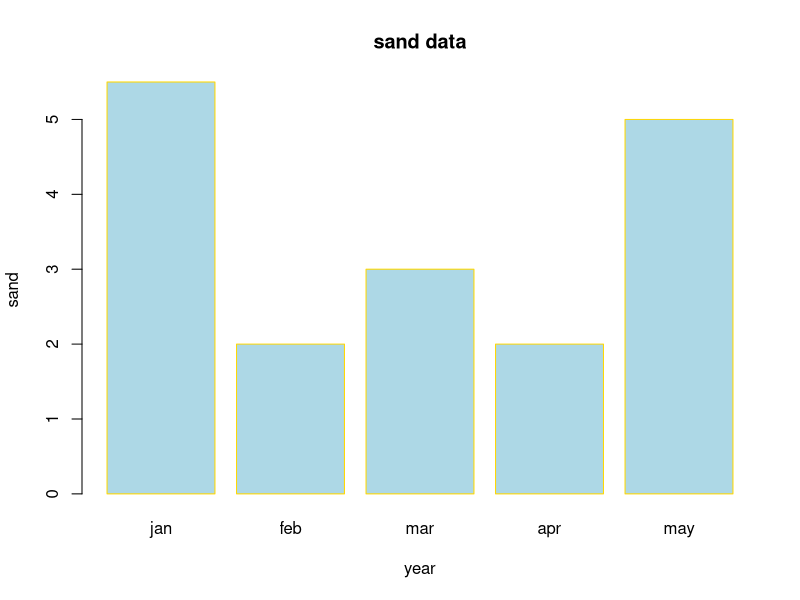
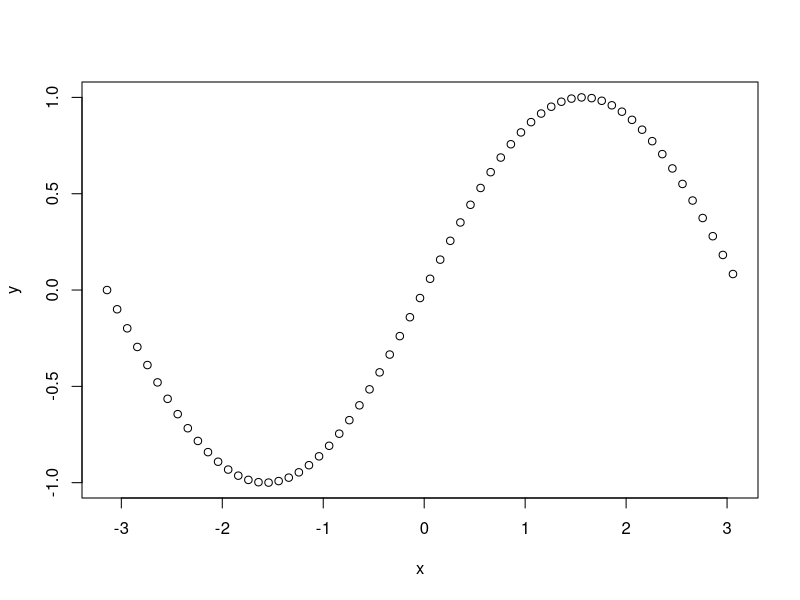
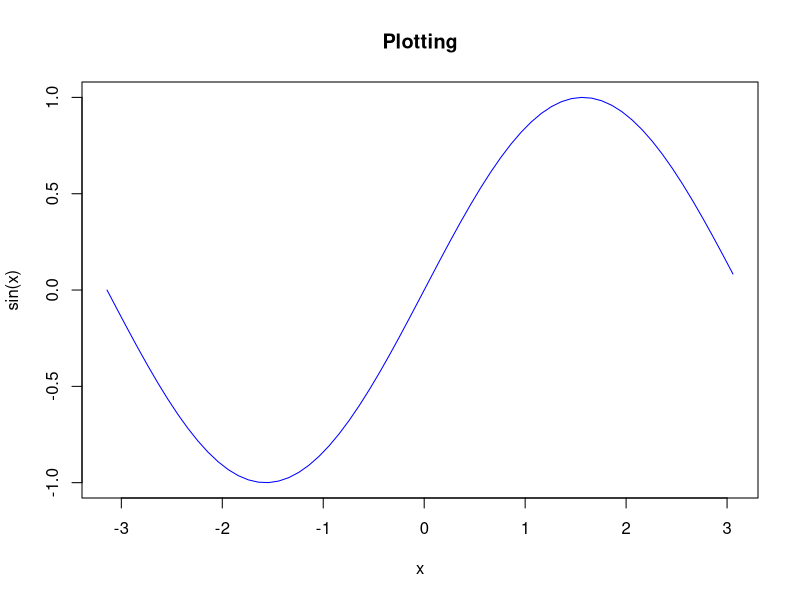
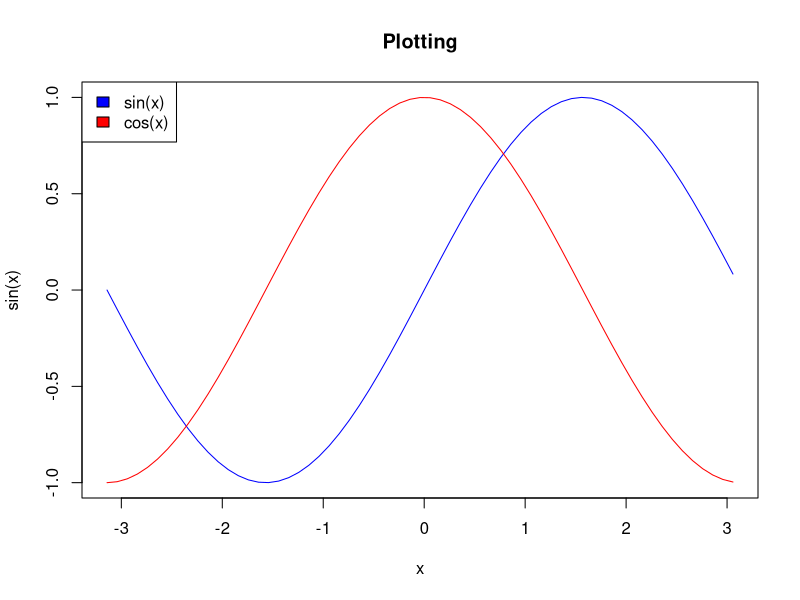

R code for these plots, in order:
h<-c(5.5,2,3,2,5)
g<-c("jan","feb","mar","apr","may")
barplot(h,names.arg=g,,xlab="year",ylab="sand",col="light blue",main="sand data",border="gold")
x <- seq(-pi,pi,0.1)
y <- sin(x)
plot(x,y)

plot(x,
     y,
     main="Plotting",
     ylab="sin(x)",
     type="l",
     col="blue")

plot(x,
     y,
     main="Plotting",
     ylab="sin(x)",
     type="l",
     col="blue")
lines(x,
      cos(x),
      col="red")
legend("topleft",
       c("sin(x)","cos(x)"),
       fill=c("blue","red"))
